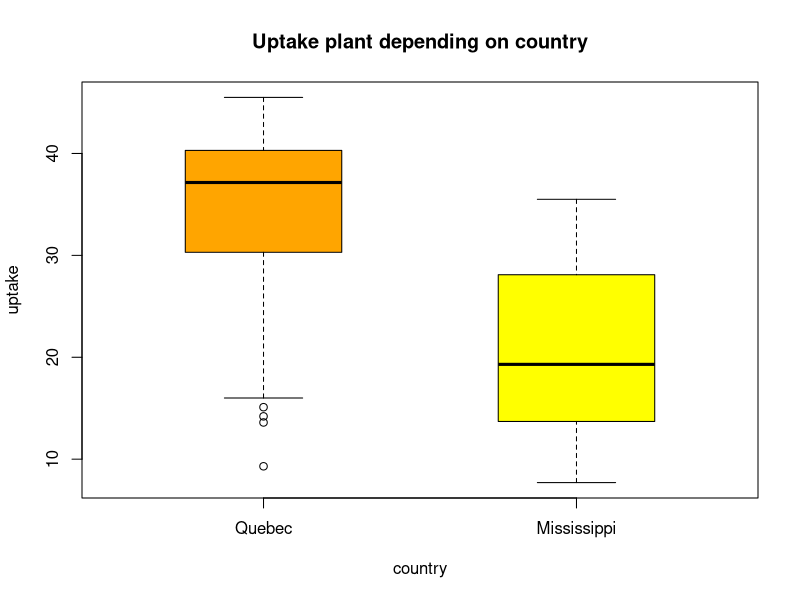
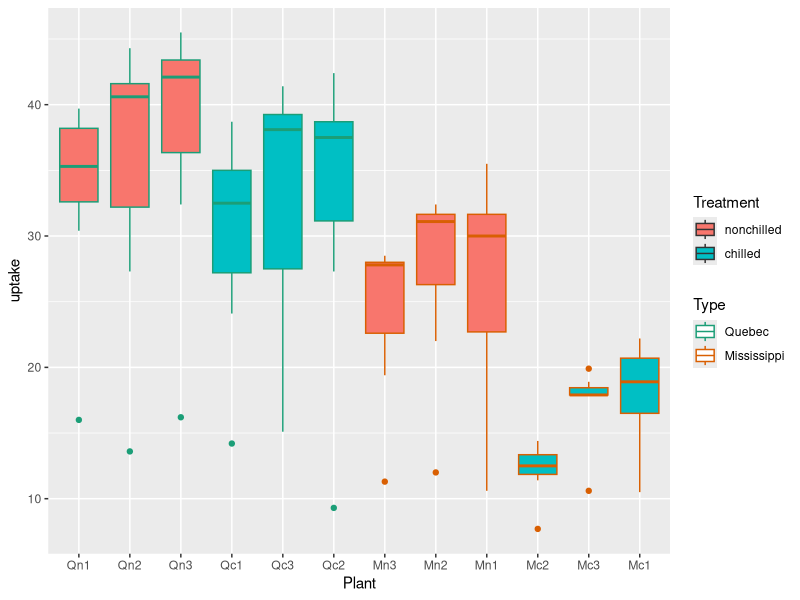
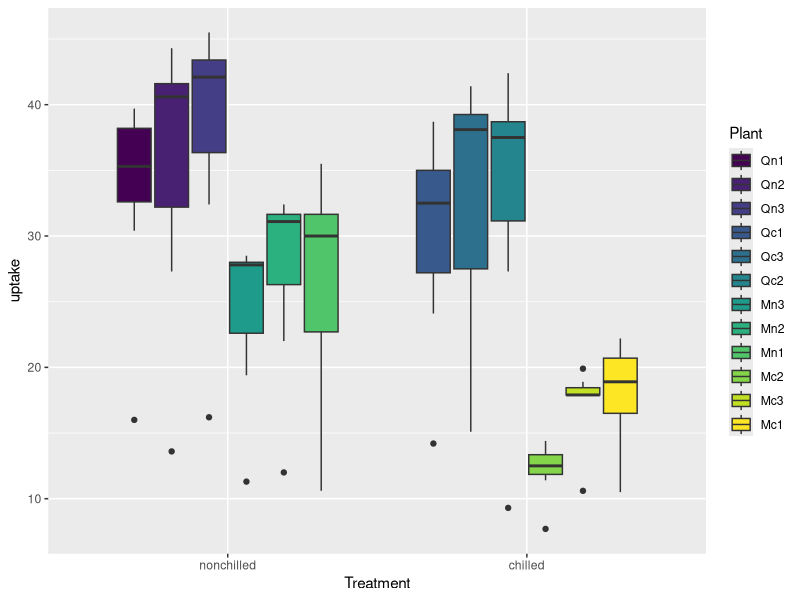
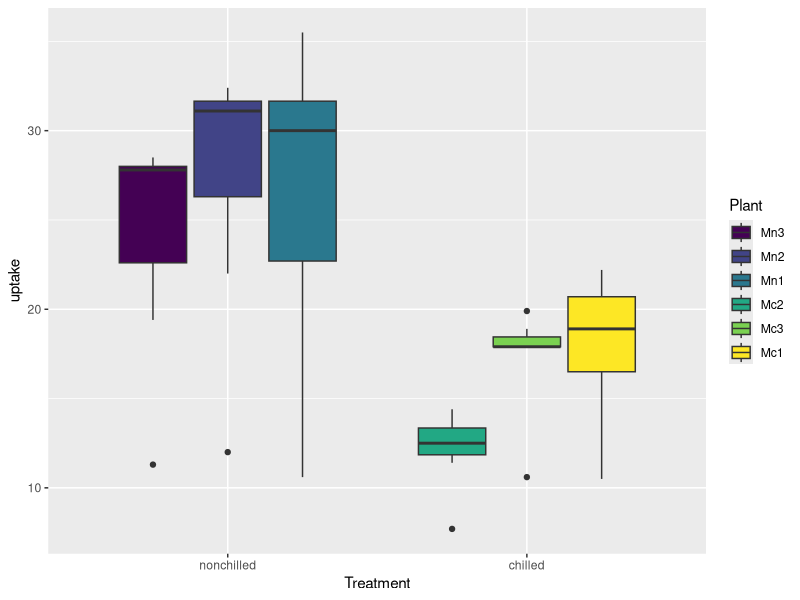
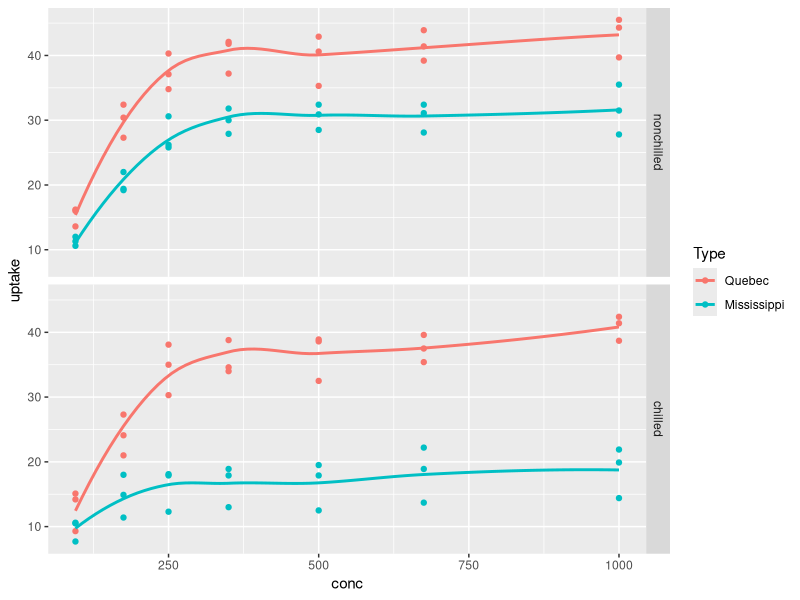
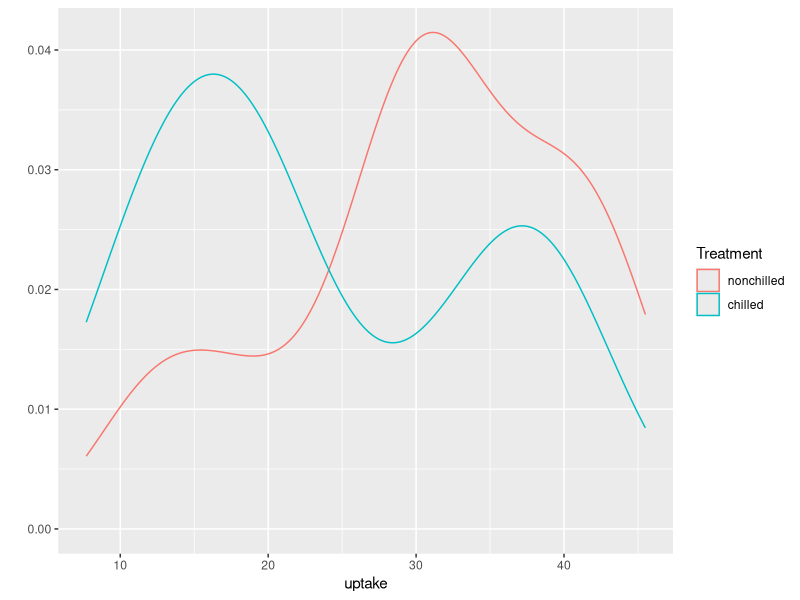
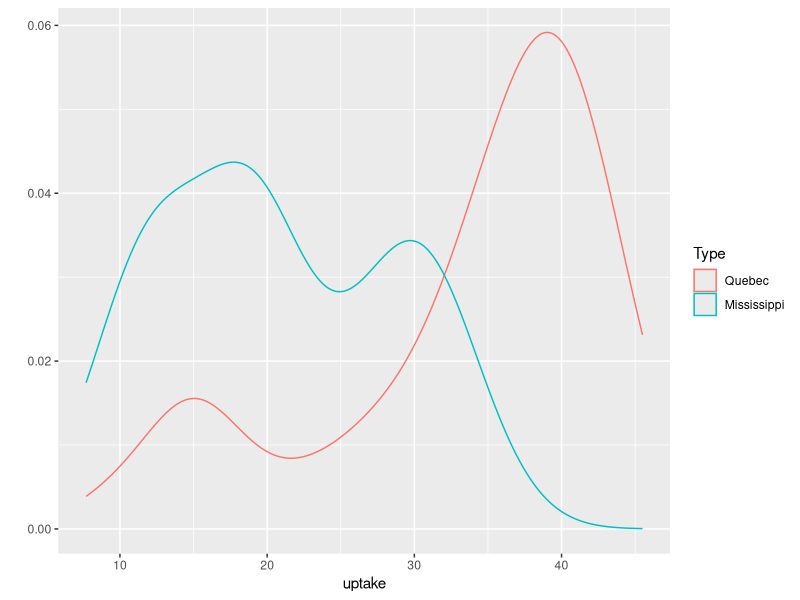

The R source for these figures, in order:
## ---- chunk 1
data("CO2")
dim(CO2)
names(CO2)
## ---- chunk 2
CO2
class(CO2) # explain what it is?
str(CO2)
## ---- chunk 3
summary(CO2)
levels(CO2 $Plant)
## ---- chunk 4
tapply(CO2 $uptake, CO2 $Plant, summary)
## ---- chunk 5
library(dplyr)
summarize(group_by(CO2, Type), average_uptake = mean(uptake))
summarize(group_by(CO2, Treatment), average_uptake = mean(uptake))
summarize(group_by(CO2, conc), average_uptake = mean(uptake))
## ---- chunk 6
boxplot(uptake ~ Type, data = CO2,
        boxwex = 0.5, col = c("orange", "yellow"),
        main = "Uptake plant depending on country",
        xlab = "country",
        ylab = "uptake")
        
library(ggplot2)
p<-ggplot(CO2, aes(x=Plant, y=uptake, fill=Treatment, color=Type)) +
  geom_boxplot()
p+scale_color_brewer(palette="Dark2")

p<-ggplot(CO2, aes(x=Treatment, y=uptake, fill=Plant)) +
  geom_boxplot()
p


#idee 
p<-ggplot(subset(CO2, Type == "Mississippi"), aes(x=Treatment, y=uptake, fill=Plant)) +
  geom_boxplot()
p

## ---- chunk 7
library(ggplot2)
qplot(conc, uptake, facets = Treatment ~ ., data = CO2,
      color = Type, geom = c("point", "smooth"), se = FALSE)
qplot(uptake, data = CO2, color = Treatment, geom = "density")
qplot(uptake, data = CO2, color = Type, geom = "density")
